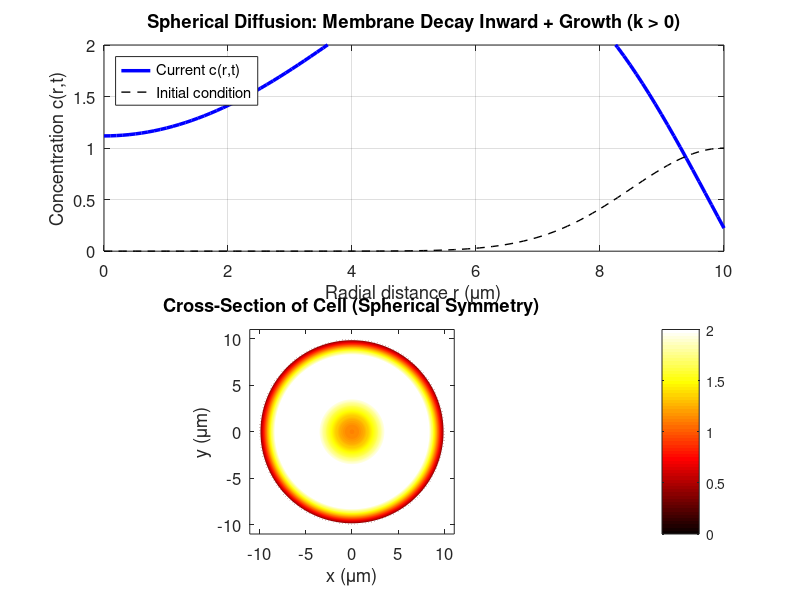

The MATLAB script that drew this image:
%% Spherical Diffusion-Reaction Animation
%  Solves: dc/dt = D/r^2 * d/dr(r^2 * dc/dr) + k*c
%  Expanded: dc/dt = D*(d2c/dr2 + (2/r)*dc/dr) + k*c
%
%  Scenario: Concentration decaying inward from the cell membrane
%            with a growth reaction term (k > 0)
%
%  Method: Finite differences (explicit forward Euler in time,
%          central differences in space)

clear; close all; clc;

%% ==================== PARAMETERS ====================
% You can modify these to explore different behaviors

D = 1.0;          % Diffusion coefficient (um^2/s)
k = 0.5;          % Reaction rate constant (1/s), positive = growth
R = 10.0;         % Cell radius (um)
Nr = 100;         % Number of spatial grid points
T_final = 5.0;    % Total simulation time (s)

% --- Initial condition: concentration starts high at the membrane ---
% c(r, 0) = gaussian-like profile peaked near r = R

%% ==================== GRID SETUP ====================
dr = R / (Nr - 1);                  % Spatial step size
r = linspace(0, R, Nr)';            % Radial grid (column vector)

% Stability criterion for explicit method (CFL condition)
dt = 0.4 * dr^2 / (2 * D);         % Time step (conservative)
Nt = ceil(T_final / dt);            % Number of time steps
dt = T_final / Nt;                  % Adjust dt to hit T_final exactly

fprintf('Grid: %d spatial points, %d time steps\n', Nr, Nt);
fprintf('dr = %.4f um, dt = %.6f s\n', dr, dt);

%% ==================== INITIAL CONDITION ====================
% Concentration peaked at the membrane (r = R), decaying inward
% Using a Gaussian centered near the membrane
sigma = R * 0.15;                    % Width of initial concentration band
c = exp(-((r - R).^2) / (2 * sigma^2));

% Normalize so max concentration = 1
c = c / max(c);

%% ==================== FIGURE SETUP ====================
figure('Color', 'w', 'Position', [100, 100, 900, 600]);

% --- Main plot: c(r,t) ---
ax1 = subplot(2, 1, 1);
h_line = plot(r, c, 'b-', 'LineWidth', 2.5);
hold on;
h_init = plot(r, c, 'k--', 'LineWidth', 1.0);   % Initial condition reference
hold off;
xlabel('Radial distance r (\mum)', 'FontSize', 13);
ylabel('Concentration c(r,t)', 'FontSize', 13);
title('Spherical Diffusion: Membrane Decay Inward + Growth (k > 0)', 'FontSize', 14);
legend('Current c(r,t)', 'Initial condition', 'Location', 'northwest');
xlim([0, R]);
ylim([0, 2.0]);  % Allow room for growth
grid on;
set(gca, 'FontSize', 12);

% --- Time annotation ---
h_time = text(0.5, 1.8, 't = 0.000 s', 'FontSize', 14, 'FontWeight', 'bold');

% --- Lower plot: 2D cross-section visualization ---
ax2 = subplot(2, 1, 2);
theta_vis = linspace(0, 2*pi, 200);
[R_mesh, Theta_mesh] = meshgrid(r, theta_vis);
C_mesh = repmat(c', length(theta_vis), 1);   % Same c at all angles (symmetry)
X_vis = R_mesh .* cos(Theta_mesh);
Y_vis = R_mesh .* sin(Theta_mesh);

h_surf = pcolor(X_vis, Y_vis, C_mesh);
shading interp;
colormap(ax2, hot);
colorbar;
caxis([0, 2.0]);
axis equal;
xlim([-R, R] * 1.1);
ylim([-R, R] * 1.1);
xlabel('x (\mum)', 'FontSize', 13);
ylabel('y (\mum)', 'FontSize', 13);
title('Cross-Section of Cell (Spherical Symmetry)', 'FontSize', 14);
set(gca, 'FontSize', 12);

% Draw cell membrane circle
hold on;
plot(R*cos(theta_vis), R*sin(theta_vis), 'w-', 'LineWidth', 2);
hold off;

%% ==================== TIME-STEPPING LOOP ====================
% Using explicit finite difference method
%
% Interior points (i = 2 to Nr-1):
%   dc/dt = D * [ (c(i+1) - 2c(i) + c(i-1))/dr^2
%               + (2/r(i)) * (c(i+1) - c(i-1))/(2*dr) ]
%           + k * c(i)
%
% Boundary conditions:
%   r = 0:  symmetry  =>  dc/dr = 0  (use L'Hopital: Laplacian = 3D * d2c/dr2)
%   r = R:  fixed concentration at membrane  =>  c(Nr) = exp(-k_decay * t)
%           (membrane concentration slowly depleting as molecules diffuse inward)

% Animation frame rate
frames_per_plot = max(1, floor(Nt / 300));  % ~300 frames total

% Store membrane decay rate (membrane concentration decays over time)
k_membrane = 0.3;  % Rate at which membrane source depletes

for n = 1:Nt
    t_current = n * dt;
    c_new = c;
    
    % --- Interior points: i = 2 to Nr-1 ---
    for i = 2:(Nr-1)
        % Central difference for d2c/dr2
        d2c_dr2 = (c(i+1) - 2*c(i) + c(i-1)) / dr^2;
        
        % Central difference for dc/dr
        dc_dr = (c(i+1) - c(i-1)) / (2 * dr);
        
        % Spherical Laplacian: d2c/dr2 + (2/r)*dc/dr
        laplacian = d2c_dr2 + (2 / r(i)) * dc_dr;
        
        % Full equation: dc/dt = D * laplacian + k * c
        c_new(i) = c(i) + dt * (D * laplacian + k * c(i));
    end
    
    % --- Boundary at r = 0 (symmetry): L'Hopital's rule ---
    % As r -> 0, (2/r)(dc/dr) -> 2*(d2c/dr2), so Laplacian -> 3*d2c/dr2
    d2c_dr2_center = 2 * (c(2) - c(1)) / dr^2;  % Forward difference
    laplacian_center = 3 * d2c_dr2_center;
    c_new(1) = c(1) + dt * (D * laplacian_center + k * c(1));
    
    % --- Boundary at r = R (membrane): decaying source ---
    c_new(Nr) = exp(-k_membrane * t_current);
    
    % Prevent negative concentrations
    c_new = max(c_new, 0);
    
    % Update solution
    c = c_new;
    
    % --- Update animation ---
    if mod(n, frames_per_plot) == 0 || n == Nt
        % Update line plot
        set(h_line, 'YData', c);
        set(h_time, 'String', sprintf('t = %.3f s', t_current));
        
        % Update 2D cross-section
        C_mesh = repmat(c', length(theta_vis), 1);
        set(h_surf, 'CData', C_mesh);
        
        drawnow;
        pause(0.01);  % Small pause for visible animation
    end
end

fprintf('Simulation complete! Final time: %.3f s\n', T_final);
fprintf('Peak concentration: %.4f at r = %.2f um\n', max(c), r(find(c == max(c), 1)));

%% ==================== EXPLANATION ====================
% What you should see:
%
% 1. Initially, concentration is high at the membrane (r = R) and 
%    near zero at the center (r = 0).
%
% 2. Over time, diffusion causes the concentration to spread INWARD
%    toward the center of the cell.
%
% 3. The growth term (k > 0) amplifies the concentration everywhere,
%    competing with the diffusion spreading.
%
% 4. The membrane source slowly depletes, so eventually the inward
%    diffusion + growth dynamics dominate.
%
% The 2/r correction term from spherical coordinates means diffusion
% behaves differently than in a flat geometry -- there is a geometric
% focusing effect as molecules move toward the center (smaller shells).
